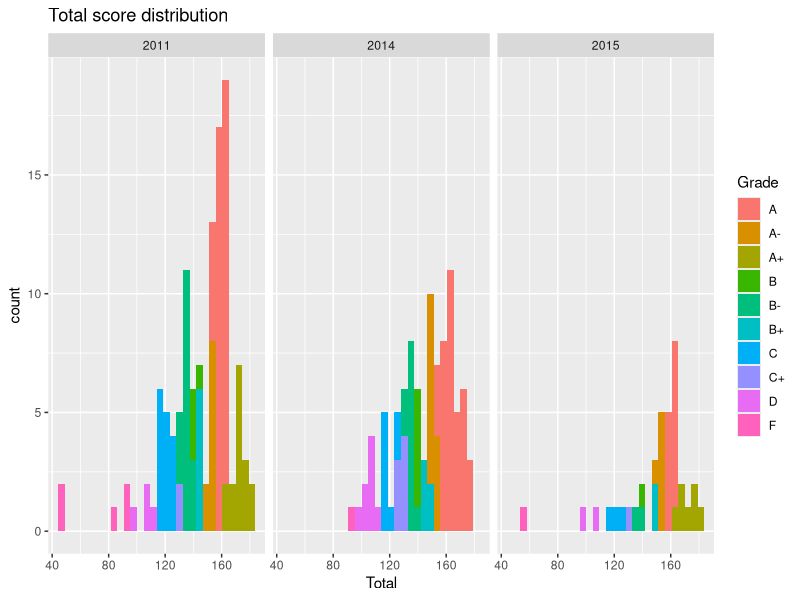
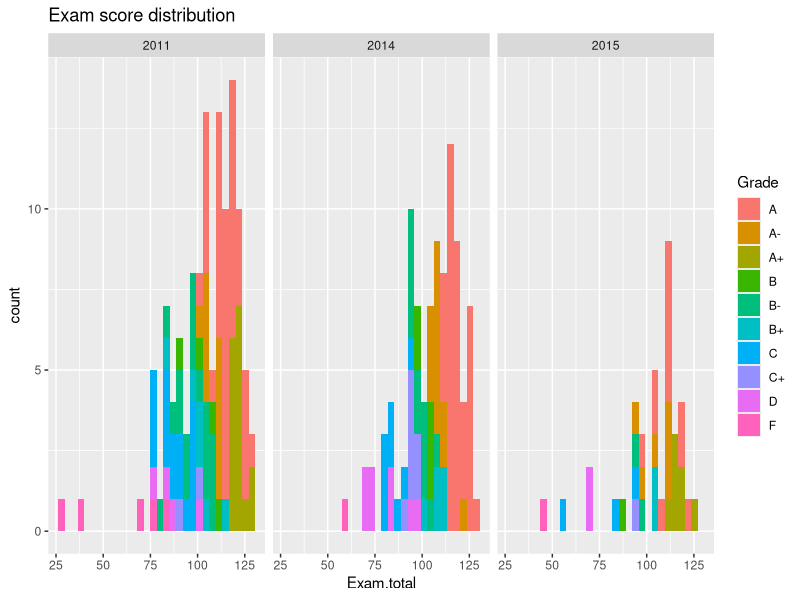
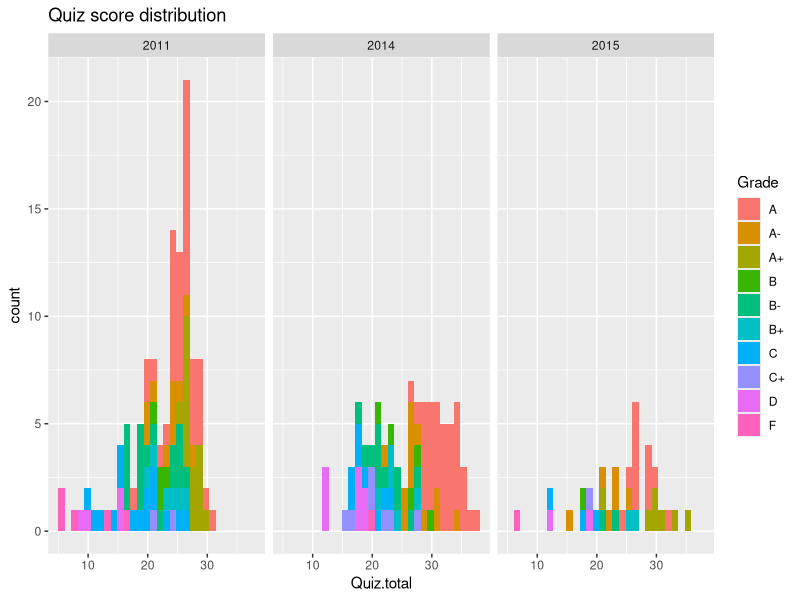

Here is the R script that generated these plots, in order:
## ---- chunk 1
df_260 <- read.csv('data/260-recent-grades.csv')
library(ggplot2) # pretty plotting
## ---- chunk 2
p <- ggplot(df_260) +
  aes(Total, fill=Grade) +
  geom_histogram() +
  facet_grid(. ~ Year) + 
  ggtitle('Total score distribution')
p
## ---- chunk 3
p <- ggplot(df_260) +
  aes(Exam.total, fill=Grade) +
  geom_histogram() +
  facet_grid(. ~ Year) + 
  ggtitle('Exam score distribution')
p
## ---- chunk 4
p <- ggplot(df_260) +
  aes(Quiz.total, fill=Grade) +
  geom_histogram() +
  facet_grid(. ~ Year) + 
  ggtitle('Quiz score distribution')
p
